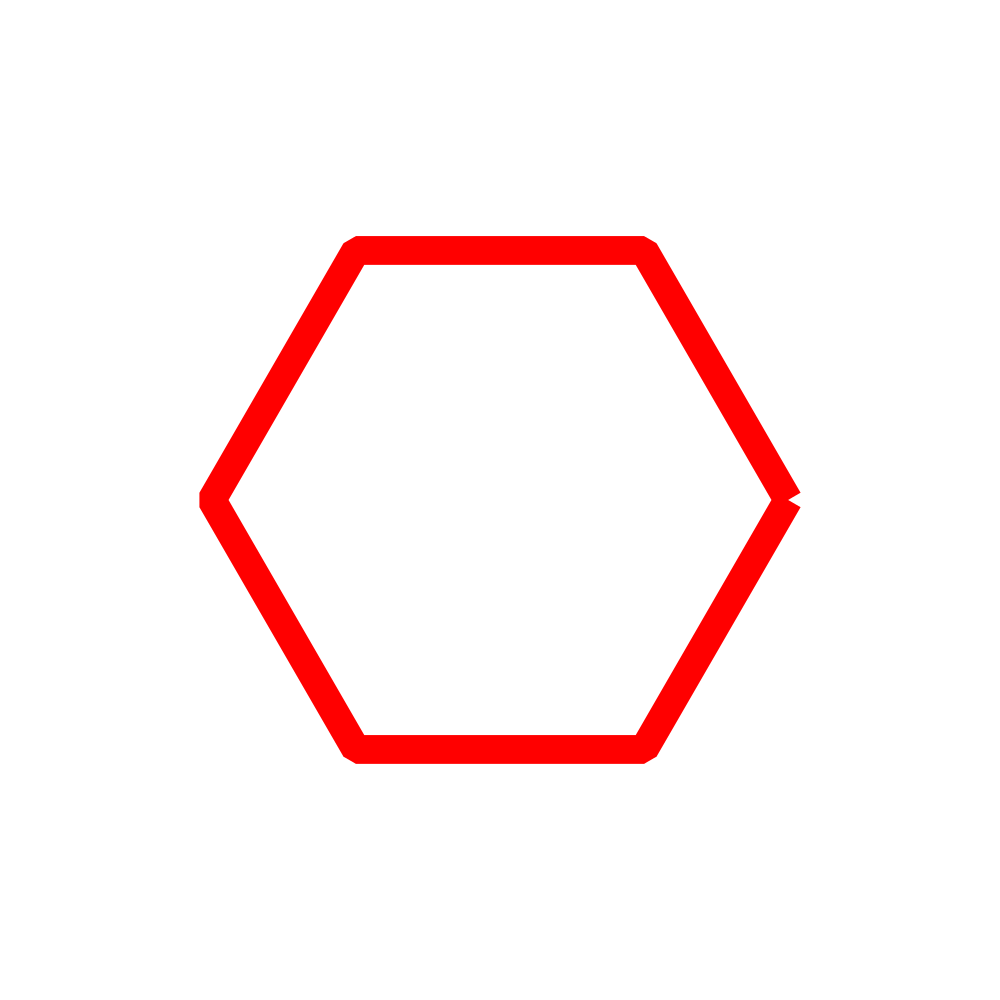

The Python source for this figure:
from PVG          import *

canvas = Canvas()

canvas.draw(Circle().polygon(6).close().line(0.1),Color.red())

canvas.save("main_line.png")

